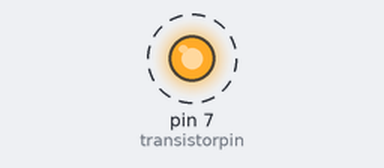
A sketch run on a simulated Arduino Uno, built with avr-gcc and run on an emulated ATmega328P. Shown: output pins drawn as LEDs (lit = HIGH). Dashed ring = blinking.

Above: at 0.2 s.
Timing chart, 0 to 3.0 s (numbered marks = the images above):
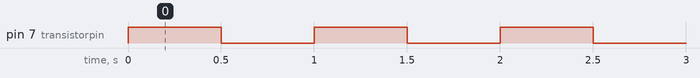

The sketch:

13.RxVoltageSensorOfLED.ino
```cpp
int transistorpin = 7;
int freq = 1;        // We'll keep this less than <50
int halfcycle = 1000 / freq / 2;
int delaytime = 100;

void setup() {
  Serial.begin(9600);
  pinMode(transistorpin , OUTPUT);
  digitalWrite(transistorpin, LOW);
}

void loop() {
  digitalWrite(transistorpin, HIGH);
  delay(halfcycle);
  digitalWrite(transistorpin, LOW);
  delay(halfcycle);
}
```

Measured:
- by itself, pin 7 (transistorpin): alternates HIGH for 0.50 s and LOW for 0.50 s
